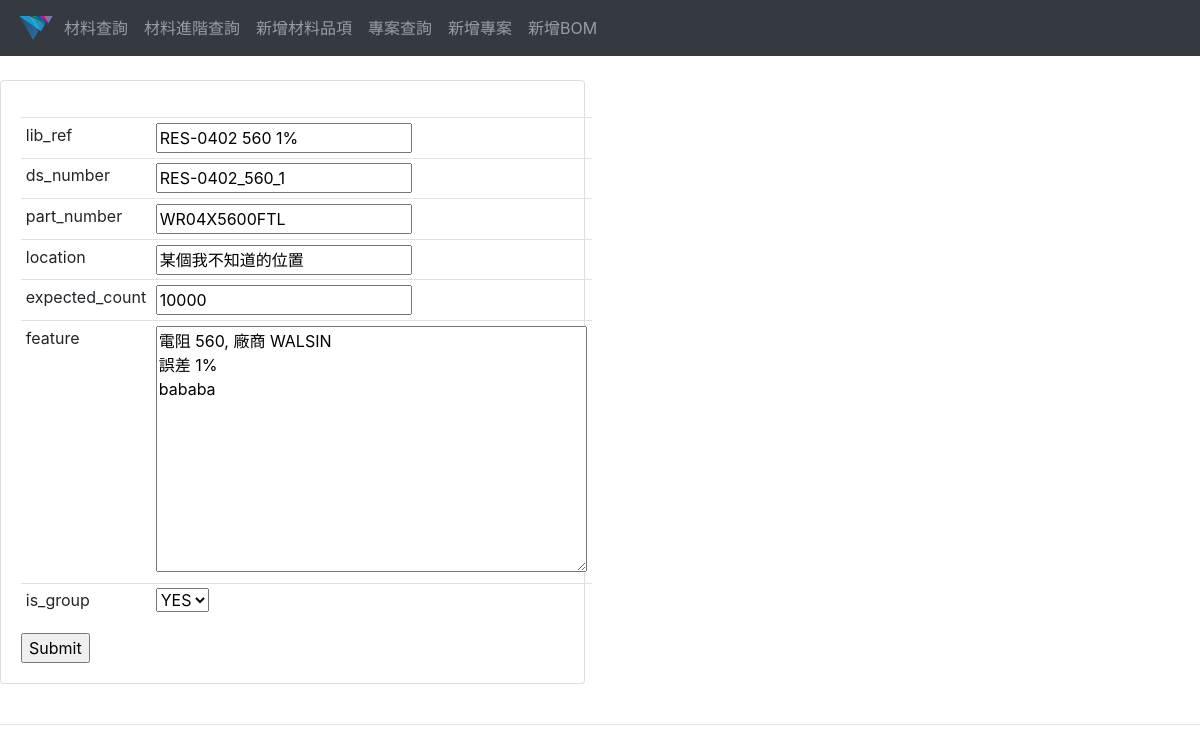
Page /update_item/2/ on the earlier database version.
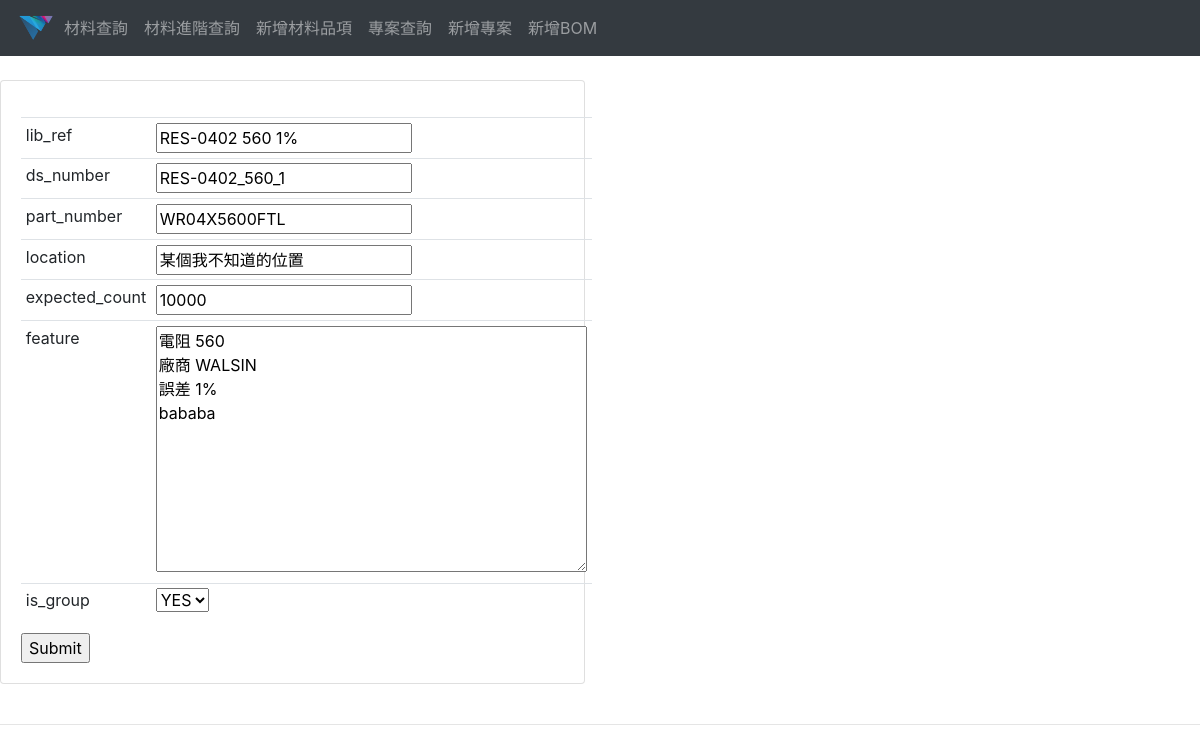
Same page on the later database version.
### material_management_system/models.py (models this page shows, shortened)
class Item(models.Model):
    GROUP_STATUS = (
        ('YES', 'YES'),
        ('NO', 'NO'),
    )
    lib_ref = models.CharField(max_length=200, blank=True)
    ds_number = models.CharField(max_length=200,unique=True)
    part_number = models.CharField(max_length=200, null=True, blank=True)
    location = models.CharField(max_length=200, null=True, blank=True)
    expected_count = models.IntegerField(null=True)
    feature = models.TextField(blank=True, null=True)
    date_created = models.DateTimeField(auto_now_add=True)
    free_count = models.IntegerField(default=0)
    unavailable_count = models.IntegerField(default=0)
    is_group = models.CharField(max_length=5, choices=GROUP_STATUS, default='YES')

### material_management_system/views.py (the view, shortened to what this page needs)
# urls.py: path('update_item/<str:pk>/', views.update_item, name="update_item"),
def update_item(request, pk):
    item = Item.objects.get(id=pk)
    form = ItemForm(instance=item)
    info = str()
    context = {'form': form, 'info': info}
    return render(request, 'new_item.html', context)

### material_management_system/forms.py
class ItemForm(ModelForm):
    lib_ref = forms.CharField(label="Lib Ref")
    ds_number = forms.CharField(label="DS Number")
    part_number = forms.CharField(label="Part Number")
    location = forms.CharField(label="存放位置")
    expected_count = forms.IntegerField(label="期望庫存")
    class Meta:
        model = Item
        fields = '__all__'
        exclude = ['free_count', 'unavailable_count']

### templates/new_item.html (shortened to what this page needs)
{% extends 'main.html' %}
{% block content %}
<br>
<div class="row">
	<div class="col-md-6">
		<div class="card card-body">
			<form action="" method="POST">
            <table class="table table-sm">
                {% for it in form %}
                    <tr>
                    <td>{{ it.name }}</td>
                    <td>{{ it }}</td>
                    </tr>
                {% endfor %}
            </table>
				<input type="submit" name="Submit">
			</form>
		</div>
	</div>
</div>
<br>
{% endblock %}

Differences in the rows shown:
changed Item "RES-0402 560 1%": feature "電阻 560, 廠商 WALSIN 誤差 1% bababa" → "電阻 560 廠商 WALSIN 誤差 1% bababa"
